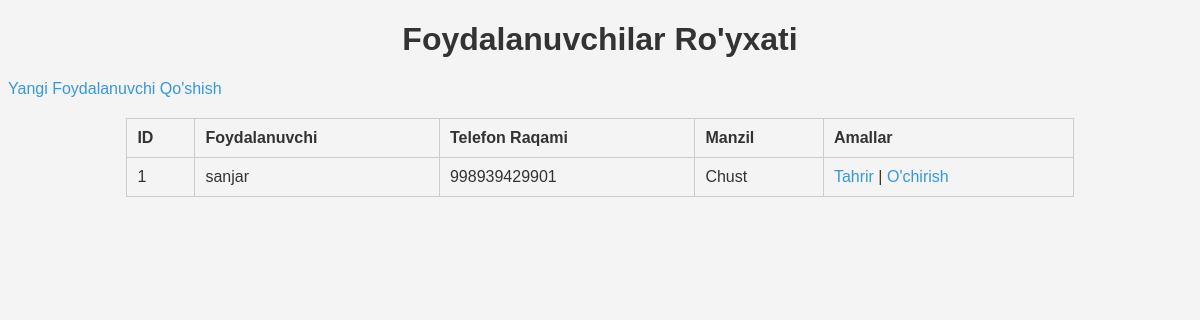
The page /admin_panel/users/ on the database its author committed.
### shop/models.py (models this page shows, shortened)
class UserProfile(models.Model):
    user = models.OneToOneField(User, on_delete=models.CASCADE)
    phone_number = models.CharField(max_length=12, unique=True)
    address = models.CharField(max_length=120)

### admin_panel/views.py (the view)
# urls.py: path('users/', UserListView.as_view(), name='user_list'),
class UserListView(ListView):
    model = UserProfile
    template_name = 'admin_panel/user_list.html'
    context_object_name = 'users'

### cart/context_processors.py (called while the page is built)
def cart(request):
    return {'cart': Cart(request)}

### admin_panel/templates/admin_panel/user_list.html (shortened to what this page needs)
{% load static %}
<!DOCTYPE html>
<html lang="en">
<head>
    <link rel="stylesheet" href="{% static 'admin_panel/styles.css' %}">
</head>
<body>
    <h1>Foydalanuvchilar Ro'yxati</h1>
    <a href="{% url 'admin_panel:user_create' %}">Yangi Foydalanuvchi Qo'shish</a>
    <table>
        <thead>
            <tr>
                <th>ID</th>
                <th>Foydalanuvchi</th>
                <th>Telefon Raqami</th>
                <th>Manzil</th>
                <th>Amallar</th>
            </tr>
        </thead>
        <tbody>
            {% for user in users %}
            <tr>
                <td>{{ user.id }}</td>
                <td>{{ user.user.username }}</td>
                <td>{{ user.phone_number }}</td>
                <td>{{ user.address }}</td>
                <td>
                    <a href="{% url 'admin_panel:user_edit' user.pk %}">Tahrir</a> |
                    <a href="{% url 'admin_panel:user_delete' user.pk %}">O'chirish</a>
                </td>
            </tr>
            {% empty %}
            <tr>
                <td colspan="5">Foydalanuvchilar topilmadi.</td>
            </tr>
            {% endfor %}
        </tbody>
    </table>
</body>
</html>

### admin_panel/static/admin_panel/styles.css (style rules this page uses)
body { font-family: Arial, sans-serif; background-color: #f4f4f4; color: #333; }
h1 { text-align: center; }
table { width: 80%; margin: 20px auto; border-collapse: collapse; }
th, td { padding: 10px; border: 1px solid #ccc; text-align: left; }
a { text-decoration: none; color: #3498db; }

### rows shown on the page
UserProfile: id "1", user.username "sanjar", phone_number "998939429901", address "Chust"
